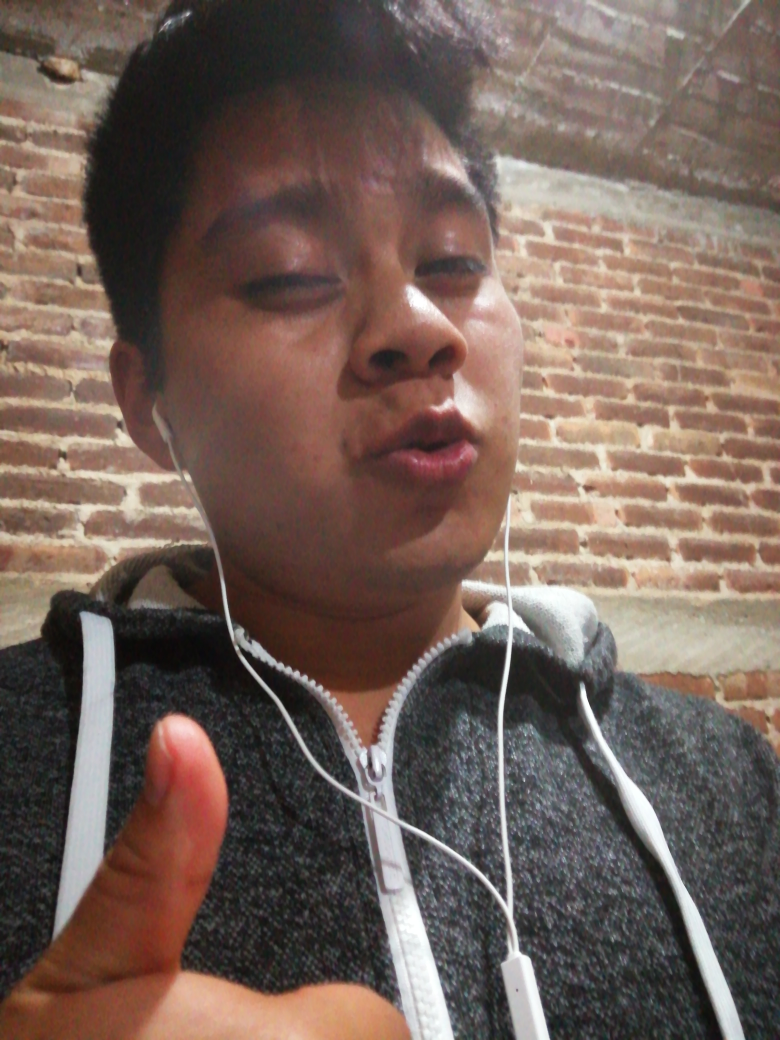
#> input picture uploads/time_Feb192020_04_47_39.jpg, 3120 x 4160 px (shown at 1/4 size)
$ python -i Colores.py   (imports and definitions only)
#> lines starting #> are read from the running program, lines starting #| are printed output that depends on the picture; after the words box and inside, x2 and y2 are one past the last pixel; in counts of white or black regions, pixels touching at a corner belong together
#> further down, picture is the input picture: shape (4160, 3120, 3); mean B, G, R 88.6, 96.9, 115.8
### Metodos.py
import cv2
import numpy as np
import matplotlib
import math
from matplotlib.pyplot import imshow
from matplotlib import pyplot as plt

def buscar_dientes(imgColor, imgGray):
    # cv2.imshow( "Titulo", imgColor )
    # cv2.waitKey()
    #kernel
    kernel = cv2.getStructuringElement(cv2.MORPH_ELLIPSE,(8,8))
    #Binarizacion
    umbral = cv2.threshold(imgGray,0,255,cv2.THRESH_BINARY+cv2.THRESH_OTSU)[0]
    imgBinarizada = cv2.threshold(imgGray, umbral, 255, cv2.THRESH_BINARY)[1]
    cv2.imwrite('binarizada.png', imgBinarizada)
    erocion = cv2.erode(imgBinarizada, kernel, iterations=7)
    contours = cv2.findContours(erocion,1,2)[0]
    i = 0
    for cnt in contours:
        # cnt_len = cv2.arcLength(cnt, True)
        approx = cv2.approxPolyDP(cnt, 0.01*cv2.arcLength(cnt,True), True)
        # print ( cnt )
        # approx = cv2.approxPolyDP(cnt,0.01*cnt_len,True)
        if len(approx)==5:
            i+=1
            cv2.drawContours(imgColor,[cnt],0,(0,0,255),-1)
        elif len(approx)==3:
            i+=1
            cv2.drawContours(imgColor,[cnt],0,(0,0,255),-1)
        elif len(approx) == 9:
            i+=1
            cv2.drawContours(imgColor,[cnt],0,(0,0,255),-1)
    cv2.imwrite('erosion.png', erocion)
    # cv2.imwrite('dientes.png', imgColor)
    if (i > 5):
        return 1
    else:
        return 0


def detectar_lineas(imgColor):
    #img = cv2.imread('ImgMejoradas/1.jpg',0)
    #converted = convert_hls(img)
    image = cv2.cvtColor(imgColor,cv2.COLOR_BGR2HLS)
    lower = np.uint8([0, 200, 0])
    upper = np.uint8([255, 255, 255])
    white_mask = cv2.inRange(image, lower, upper)
    # yellow color mask
    lower = np.uint8([10, 0,   100])
    upper = np.uint8([40, 255, 255])
    yellow_mask = cv2.inRange(image, lower, upper)
    # combine the mask
    mask = cv2.bitwise_or(white_mask, yellow_mask)
    result = imgColor.copy()
    # cv2.imwrite('ImgGeneradas/lineas_detectadas/mask.jpg',mask)
    #cv2.imwrite('ImgGeneradas/lineas_detectadas/hls.jpg',image)

    height,width = mask.shape
    skel = np.zeros([height,width],dtype=np.uint8)      #[height,width,3]
    kernel = cv2.getStructuringElement(cv2.MORPH_CROSS, (3,3))
    temp_nonzero = np.count_nonzero(mask)
    while(np.count_nonzero(mask) != 0 ):
        eroded = cv2.erode(mask,kernel)
        #cv2.imwrite('ImgGeneradas/lineas_detectadas/erode.jpg',eroded)
        temp = cv2.dilate(eroded,kernel)
        #cv2.imwrite('ImgGeneradas/lineas_detectadas/dilate.jpg',temp)
        temp = cv2.subtract(mask,temp)
        skel = cv2.bitwise_or(skel,temp)
        mask = eroded.copy()

    # cv2.imwrite('ImgGeneradas/lineas_detectadas/skel.jpg',skel)

    edges = cv2.Canny(skel, 50, 150)
    cierre = cv2.morphologyEx(edges, cv2.MORPH_CLOSE, kernel)
    cierre = cv2.morphologyEx(cierre, cv2.MORPH_CLOSE, kernel)
    dilatacion = cv2.dilate(cierre, kernel, iterations=2)
    erosion= cv2.erode(dilatacion, kernel, iterations=1)
    cierre = cv2.morphologyEx(erosion, cv2.MORPH_CLOSE, kernel)
    apertura = cv2.morphologyEx(cierre, cv2.MORPH_OPEN, kernel)
    median = cv2.medianBlur(apertura,5)
    # [8 lines of commented-out code are left out]
    contornos = cv2.findContours(median, cv2.RETR_EXTERNAL, cv2.CHAIN_APPROX_SIMPLE)[0]

    # cv2.polylines(result,contornos,1, (0,255,0))
    # cv2.imwrite('ImgGeneradas/lineas_detectadas/result.jpg',result)

    if (len(contornos) > 500):
        return 1
    else:
        return 0


# a = cv2.imread('01.jpg',0)
# b = cv2.imread('01.jpg')

# print(buscar_dientes(b,a))

### Colores.py
import numpy as np
import Metodos as Mt
import cv2

def Encontrar_Caracteristicas(imagen):
    Blanco_Unico          = np.array( [0,0,255], np.uint8 )

    Amarillo_Ligero = np.array( [20,100,20], np.uint8 )
    Amarillo_Oscuro = np.array( [32,255,255], np.uint8 )

    Cafe_Ligero     = np.array( [13,143,26], np.uint8 )
    Cafe_Oscuro     = np.array( [21,145,59], np.uint8 )

    Rojo_Ligero1    = np.array([0,65,75], np.uint8)
    Rojo_Oscuro1    = np.array([12,255,255], np.uint8)
    Rojo_Ligero2    = np.array([240,65,75], np.uint8)
    Rojo_Oscuro2    = np.array([255,255,255], np.uint8)

    Naranja_Ligero  = np.array( [14,191,255], np.uint8 )
    Naranja_Oscuro  = np.array( [14,255,204], np.uint8 )

    Gris_Ligero     = np.array( [0,0,194], np.uint8 )
    Gris_Oscuro     = np.array( [0,0,125], np.uint8 )

    Violeta_Ligero  = np.array( [130,100,20], np.uint8 )
    Violeta_Oscuro  = np.array( [145,255,255], np.uint8 )

    Verde_Ligero    = np.array( [36,100,20], np.uint8 )
    Verde_Oscuro    = np.array( [70,255,255], np.uint8 )

    Azul_Ligero     = np.array( [100,65,75], np.uint8 )
    Azul_Oscuro     = np.array( [130, 255, 255], np.uint8 )


    # imagen          = cv2.imread('Paso_4.jpg')
    imagenHSV       = cv2.cvtColor( imagen, cv2.COLOR_BGR2HSV )
#> imagenHSV: shape (4160, 3120, 3); mean H, S, V 43.8, 63.8, 117.2

    # Partes de zonas
    Partes          = int(imagenHSV.shape[0]/4)

    # Zonas de la imagen
    Zona_Central    = imagenHSV[0:Partes, 0:imagenHSV.shape[1]]
#> Zona_Central: shape (1040, 3120, 3); mean H, S, V 36.4, 55, 110.9
    Zona_Interna    = imagenHSV[Partes:Partes*2, 0:imagenHSV.shape[1]]
#> Zona_Interna: shape (1040, 3120, 3); mean H, S, V 16.5, 87, 146.8
    Zona_Intermedia = imagenHSV[Partes*2:Partes*3, 0:imagenHSV.shape[1]]
#> Zona_Intermedia: shape (1040, 3120, 3); mean H, S, V 48.7, 59.6, 111.3
    Zona_Periferica = imagenHSV[Partes*3:Partes*4, 0:imagenHSV.shape[1]]
#> Zona_Periferica: shape (1040, 3120, 3); mean H, S, V 73.7, 53.8, 99.9

    maskBlanco      = cv2.inRange( Zona_Central, Blanco_Unico, Blanco_Unico )
#> maskBlanco: shape (1040, 3120); every value is 0

    maskAmarillo    = cv2.inRange( imagenHSV, Amarillo_Ligero, Amarillo_Oscuro )
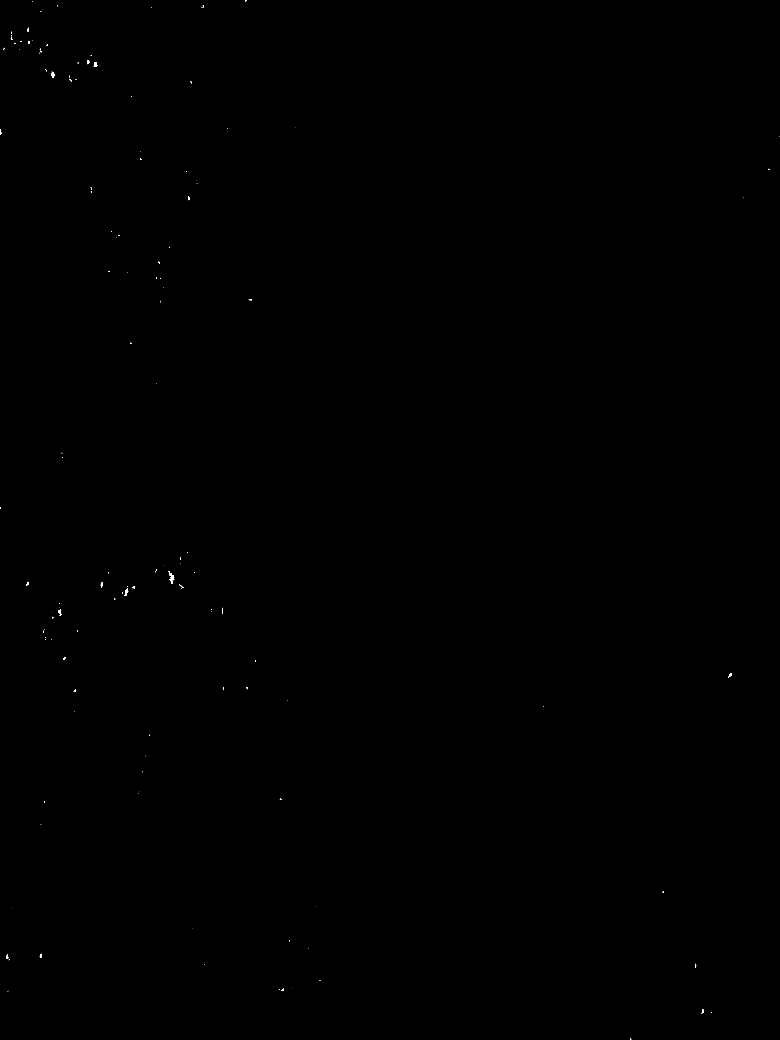
#> maskAmarillo: shape (4160, 3120) (shown at 1/4 size); 0.03% white; 202 white regions (166 under 20 px), largest, box (x1, y1, x2, y2) and area: (676, 2290, 697, 2335) 372, (497, 2354, 513, 2384) 218, (204, 286, 221, 312) 204

    maskCafe        = cv2.inRange( imagenHSV, Cafe_Ligero, Cafe_Oscuro )
#> maskCafe: shape (4160, 3120); 0% white in thin lines or dots, all inside (x1, y1, x2, y2) = (200, 516, 1327, 3774)

    maskRojo1       = cv2.inRange( imagenHSV, Rojo_Ligero1, Rojo_Oscuro1 )
#> maskRojo1: shape (4160, 3120); 31.9% white; 2716 white regions (2059 under 20 px), largest, box (x1, y1, x2, y2) and area: (616, 395, 2313, 2992) 1969713, (0, 2842, 1645, 4160) 761018, (2156, 913, 3120, 1556) 231521
    maskRojo2       = cv2.inRange( imagenHSV, Rojo_Ligero2, Rojo_Oscuro2 )
#> maskRojo2: shape (4160, 3120); every value is 0
    maskRojo        = cv2.add(maskRojo1,maskRojo2)

    maskNaranja     = cv2.inRange( imagenHSV, Naranja_Ligero, Naranja_Oscuro )

    maskGris        = cv2.inRange( imagenHSV, Gris_Ligero, Gris_Oscuro )

    maskVioleta     = cv2.inRange( imagenHSV, Violeta_Ligero, Violeta_Oscuro )
#> maskVioleta: shape (4160, 3120); 0% white in thin lines or dots, all inside (x1, y1, x2, y2) = (256, 3332, 257, 3333)

    maskVerde       = cv2.inRange( imagenHSV, Verde_Ligero, Verde_Oscuro )
#> maskVerde: shape (4160, 3120); 0% white; 33 white regions (27 under 20 px), largest, box (x1, y1, x2, y2) and area: (752, 334, 768, 368) 289, (510, 384, 520, 392) 59, (2758, 3866, 2768, 3874) 47, (168, 3173, 176, 3183) 45, (972, 272, 976, 279) 25, (1226, 3310, 1231, 3316) 23

    maskAzul        = cv2.inRange( imagenHSV, Azul_Ligero, Azul_Oscuro )
#> maskAzul: shape (4160, 3120); 0.01% white; 64 white regions (53 under 20 px)

    Blanco          = cv2.findContours(maskBlanco, cv2.RETR_EXTERNAL, cv2.CHAIN_APPROX_SIMPLE)[0]
#> Blanco = []
    # Blanco          = cv2.findContours(Zona_Central, cv2.RETR_EXTERNAL, cv2.CHAIN_APPROX_SIMPLE)[0]
    Amarillo        = cv2.findContours(maskAmarillo, cv2.RETR_EXTERNAL, cv2.CHAIN_APPROX_SIMPLE)[0]
#> Amarillo = 202 contours, 179 with area under 20; largest, box (x1, y1, x2, y2) and area: (676, 2290, 697, 2335) 302, (497, 2354, 513, 2384) 194, (204, 286, 221, 312) 168, (375, 248, 390, 267) 161, (232, 2436, 246, 2464) 134
    Cafe            = cv2.findContours(maskCafe, cv2.RETR_EXTERNAL, cv2.CHAIN_APPROX_SIMPLE)[0]
#> Cafe = 55 contours, all with area under 20
    Rojo            = cv2.findContours(maskRojo, cv2.RETR_EXTERNAL, cv2.CHAIN_APPROX_SIMPLE)[0]
#> Rojo = 2329 contours, 1824 with area under 20; largest, box (x1, y1, x2, y2) and area: (616, 395, 2313, 2992) 2280222, (0, 2842, 1645, 4160) 791115, (2156, 913, 3120, 1556) 266352, (2528, 1526, 3120, 2046) 135268, (256, 1274, 708, 1894) 102744
    Naranja         = cv2.findContours(maskNaranja, cv2.RETR_EXTERNAL, cv2.CHAIN_APPROX_SIMPLE)[0]
#> Naranja = []
    Gris            = cv2.findContours(maskGris, cv2.RETR_EXTERNAL, cv2.CHAIN_APPROX_SIMPLE)[0]
#> Gris = []
    Violeta         = cv2.findContours(maskVioleta, cv2.RETR_EXTERNAL, cv2.CHAIN_APPROX_SIMPLE)[0]
#> Violeta = [[[256, 3332]]]
    Verde           = cv2.findContours(maskVerde, cv2.RETR_EXTERNAL, cv2.CHAIN_APPROX_SIMPLE)[0]
#> Verde = 33 contours, 29 with area under 20; largest, box (x1, y1, x2, y2) and area: (752, 334, 768, 368) 245, (510, 384, 520, 392) 44, (2758, 3866, 2768, 3874) 33, (168, 3173, 176, 3183) 28
    Azul            = cv2.findContours(maskAzul, cv2.RETR_EXTERNAL, cv2.CHAIN_APPROX_SIMPLE)[0]
#> Azul = 64 contours, 58 with area under 20; largest, box (x1, y1, x2, y2) and area: (2106, 3360, 2117, 3392) 204, (1786, 3268, 1802, 3292) 83, (2217, 3375, 2228, 3390) 48, (2137, 3104, 2144, 3121) 46, (1818, 4104, 1823, 4122) 38, (2548, 2758, 2554, 2769) 32

    datos = [0, 0, 0, 0, 0, 0, 0, 0, 0, 0, 0, 0, 0, 0]

    if Blanco is not None:
        for contorno in Blanco:
            area = cv2.contourArea(contorno)
            if area > 20:
                datos[0] = 1
#> this loop made 0 passes
#> after the loop, datos = [0, 0, 0, 0, 0, 0, 0, 0, 0, 0, 0, 0, 0, 0]

    if Amarillo is not None:
        for contorno in Amarillo:
            area = cv2.contourArea(contorno)
            if area > 20:
                datos[1] = 1
#> this loop made 202 passes
#> area on passes 4, 9, 14: 43.5, 25.5, 23
#> after the loop, datos = [0, 1, 0, 0, 0, 0, 0, 0, 0, 0, 0, 0, 0, 0]

    if Cafe is not None:
        for contorno in Cafe:
            area = cv2.contourArea(contorno)
            if area > 20:
                datos[2] = 1
#> this loop made 55 passes
#> (contorno, area) on passes 1 to 7: ([[200, 3773]], 0), ([[577, 3157], [576, 3158]], 0), ([[1170, 2655]], 0), ([[1222, 2653], [1222, 2654]], 0), ([[1176, 2597], [1175, 2598], [1176, 2598]], 0.5), ([[1107, 2570], [1108, 2571], [1110, 2571], [1111, 2570]], 3), ([[1063, 2540]], 0)

    if Rojo is not None:
        for contorno in Rojo:
            area = cv2.contourArea(contorno)
            if area > 20:
                datos[3] = 1
#> this loop made 2329 passes
#> area on passes 56, 63, 75: 45.5, 1161, 791115
#> after the loop, datos = [0, 1, 0, 1, 0, 0, 0, 0, 0, 0, 0, 0, 0, 0]

    if Naranja is not None:
        for contorno in Naranja:
            area = cv2.contourArea(contorno)
            if area > 20:
                datos[4] = 1

    if Gris is not None:
        for contorno in Gris:
            area = cv2.contourArea(contorno)
            if area > 20:
                datos[9] = 1

    if Violeta is not None:
        for contorno in Violeta:
            area = cv2.contourArea(contorno)
            if area > 20:
                datos[10] = 1
#> this loop made 1 pass
#> (contorno, area) on pass 1: ([[256, 3332]], 0)

    if Verde is not None:
        for contorno in Verde:
            area = cv2.contourArea(contorno)
            if area > 20:
                datos[11] = 1
#> this loop made 33 passes
#> area on passes 8, 16, 27, 28: 33, 28.5, 44, 245
#> after the loop, datos = [0, 1, 0, 1, 0, 0, 0, 0, 0, 0, 0, 1, 0, 0]

    if Azul is not None:
        for contorno in Azul:
            area = cv2.contourArea(contorno)
            if area > 20:
                datos[12] = 1
#> this loop made 64 passes
#> area on passes 5, 44, 45, 53, 57, 64: 38.5, 48, 203.5, 83, 46, 31.5
#> after the loop, datos = [0, 1, 0, 1, 0, 0, 0, 0, 0, 0, 0, 1, 1, 0]

    imgGris = cv2.cvtColor(imagen, cv2.COLOR_BGR2GRAY)
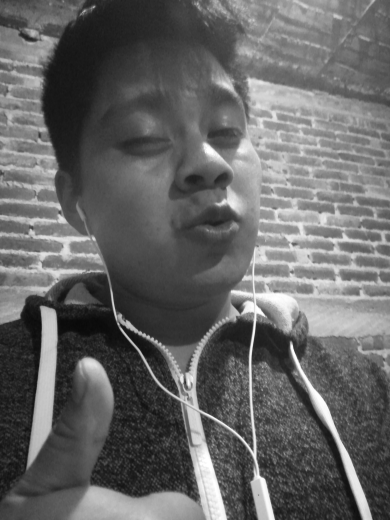
#> imgGris: shape (4160, 3120) (shown at 1/8 size); min 7, max 255, mean 101.6
    datos[13] = Mt.buscar_dientes(imagen, imgGris)
#> in buscar_dientes, `umbral = cv2.threshold(imgGray,0,255,cv2.THRESH_BINARY+cv2.THRESH_OTSU..`: umbral = 112
#> in buscar_dientes, `erocion = cv2.erode(imgBinarizada, kernel, iterations=7)`:
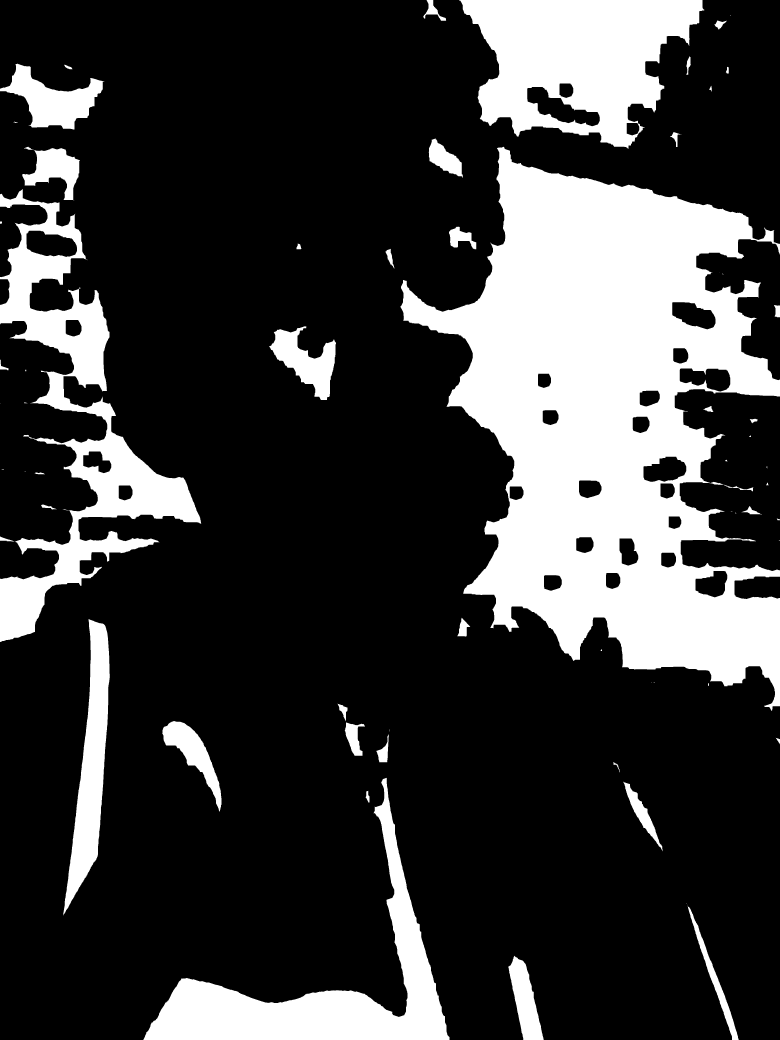
#> erocion: shape (4160, 3120) (shown at 1/4 size); 23.4% white; 68 white regions (18 under 20 px)
#> in buscar_dientes, `contours = cv2.findContours(erocion,1,2)[0]`: contours = 93 contours, 22 with area under 20; largest, box (x1, y1, x2, y2) and area: (1602, 587, 3120, 2843) 1841394, (1837, 0, 2817, 595) 381192, (0, 756, 805, 2568) 364971, (573, 3111, 1798, 4160) 270802, (252, 2477, 439, 3662) 91874
#> the loop in buscar_dientes, `for cnt in contours:` made 93 passes
#> approx on passes 2, 3, 4, 11, 16, 25, 28: [[2750, 3622], [2928, 4159], [2954, 4159]], [[2748, 3617]], [[2746, 3613], [2747, 3614], [2747, 3615], [2747, 3614]], [[1556, 2917], [1556, 2925]], [[2604, 2730], [2606, 2730]], [[3119, 2160], [3117, 2162], [3115, 2162], [3119, 2162]], [[0, 2146], [0, 2162], [57, 2165]]
#> after the loop in buscar_dientes, `for cnt in contours:`: i = 17
    datos[5]  = Mt.detectar_lineas(imagen)
#> in detectar_lineas, `mask = cv2.bitwise_or(white_mask, yellow_mask)`:
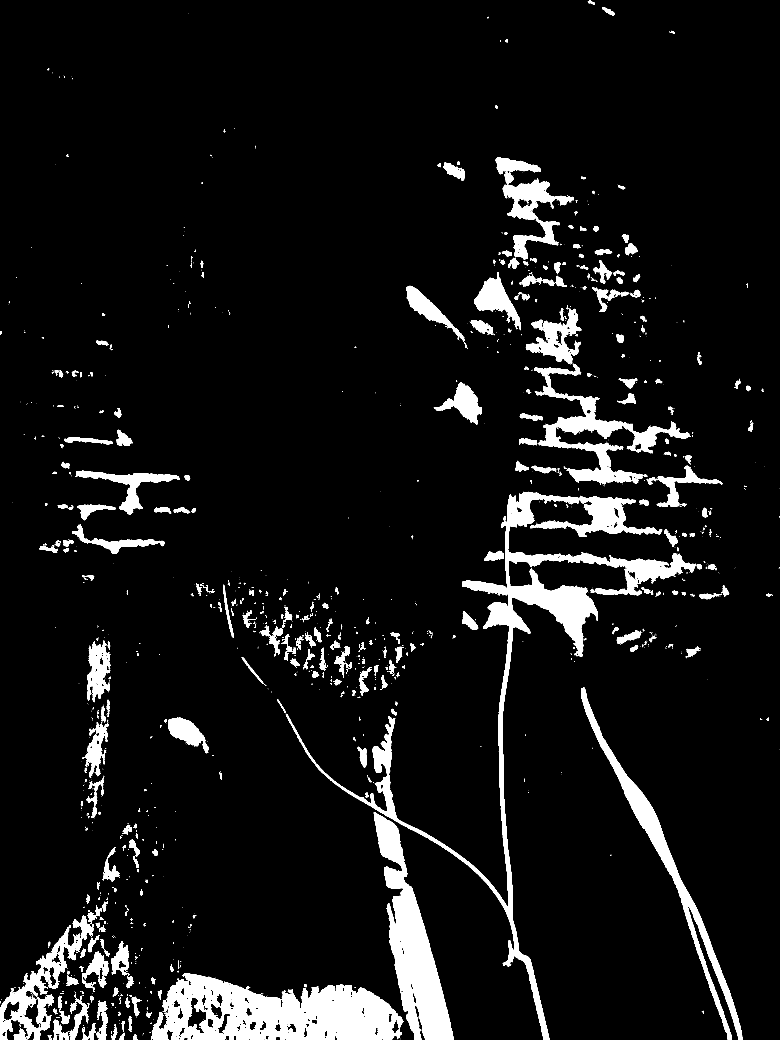
#> mask: shape (4160, 3120) (shown at 1/4 size); 7.4% white; 1945 white regions (1464 under 20 px), largest, box (x1, y1, x2, y2) and area: (1145, 1967, 2785, 4160) 191187, (604, 3893, 1614, 4160) 168298, (1495, 3250, 1815, 4160) 106761
#> in detectar_lineas, `kernel = cv2.getStructuringElement(cv2.MORPH_CROSS, (3,3))`: kernel = [[0, 1, 0], [1, 1, 1], [0, 1, 0]]
#> in detectar_lineas, `temp_nonzero = np.count_nonzero(mask)`: temp_nonzero = 961234
#> the loop in detectar_lineas, `while(np.count_nonzero(mask) != 0 ):` made 88 passes
#> in detectar_lineas, `median = cv2.medianBlur(apertura,5)`:
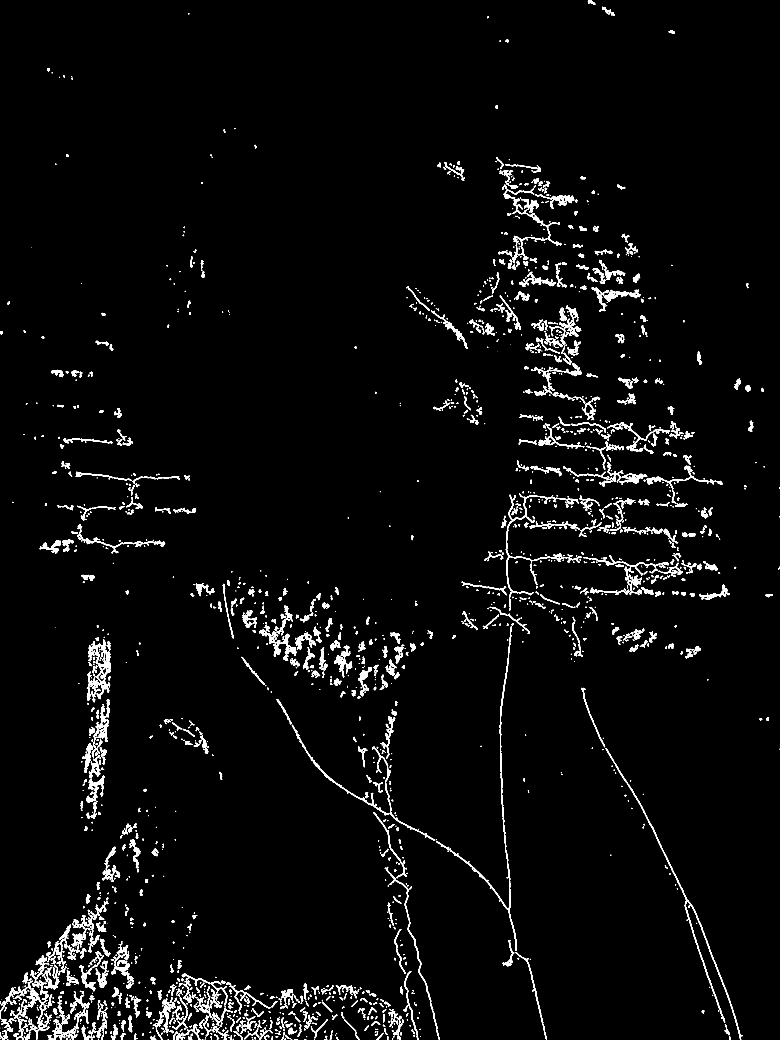
#> median: shape (4160, 3120) (shown at 1/4 size); 2.9% white; 2234 white regions (761 under 20 px)
#> in detectar_lineas, `contornos = cv2.findContours(median, cv2.RETR_EXTERNAL, cv2.CHAIN_APPR..`: contornos = 2234 contours, 933 with area under 20; largest, box (x1, y1, x2, y2) and area: (2421, 2992, 2965, 4160) 6268, (1798, 2504, 2068, 3804) 5680, (1167, 2899, 1741, 3363) 4826, (354, 2558, 443, 2771) 4784, (1037, 2518, 1186, 2644) 3957

    return datos

# [7 lines of commented-out code are left out]

>>> import cv2
>>> picture = cv2.imread('uploads/time_Feb192020_04_47_39.jpg')
>>> result = Encontrar_Caracteristicas(picture)
#> result = [0, 1, 0, 1, 0, 1, 0, 0, 0, 0, 0, 1, 1, 1]
